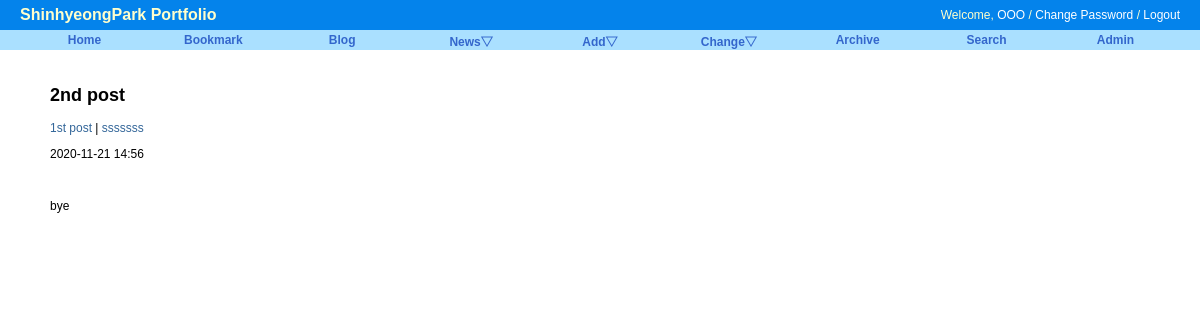
The page /blog/post/2nd-post on the database its author committed.
### blog/models.py (models this page shows)
class Post(models.Model):
    title = models.CharField('TITLE', max_length=50)
    slug = models.SlugField('SLUG', unique=True, allow_unicode=True, help_text='one word for this alias')
    description = models.CharField('DESCRIPTION', max_length=100, blank=True, help_text='simple description text')
    content = models.TextField('CONTENT')
    create_date = models.DateTimeField('Create Date', auto_now_add=True)
    modify_date = models.DateTimeField('Modify Date', auto_now=True)
    def __str__(self):
        return self.title
    class Meta:
        verbose_name = 'post'
        verbose_name_plural = 'posts'
        db_table = 'blog_posts'
        ordering = ('-modify_date',)        # desc,
    def get_absolute_url(self):
        return reverse('blog:post_detail', args=(self.slug,)) # -> 1st post -> /blog/post/1st-post
    def get_previous_post(self):
        return self.get_previous_by_modify_date()
    def get_next_post(self):
        return self.get_next_by_modify_date()

### blog/views.py (the view)
# urls.py: path('post/<str:slug>', PostDV.as_view(), name='post_detail'),
class PostDV(DetailView):
    model = Post

### blog/templates/blog/post_detail.html (shortened to what this page needs)
{% extends "base.html" %}
{% block content %}
<div id="content">
    <h2>{{ object.title }}</h2>
    <p class="other_posts">
        <a href="{{ object.get_previous_post.get_absolute_url }}">
            {{ object.get_previous_post }}
        </a>
        |
        <a href="{{ object.get_next_post.get_absolute_url }}">
            {{ object.get_next_post }}
        </a>
    </p>
    <p class="date">
        {{ object.modify_date|date:"Y-m-d H:i" }}
    </p>
    <br/>
    <div class="body">
        {{ object.content|linebreaks }}
    </div>
</div>
{% endblock %}

### static/css/base.css (style rules this page uses)
body { font-family: "Lucida Grande", Verdana, Arial, sans-serif; font-size: 12px; }
div#content { position: absolute; top: 70px; left: 50px; right: 50px; }
a:link, a:visited { color: #369; text-decoration: none; }

### rows shown on the page
Post: title "2nd post", get_previous_post "1st post", get_next_post "sssssss", modify_date "2020-11-21 14:56", content "bye"
